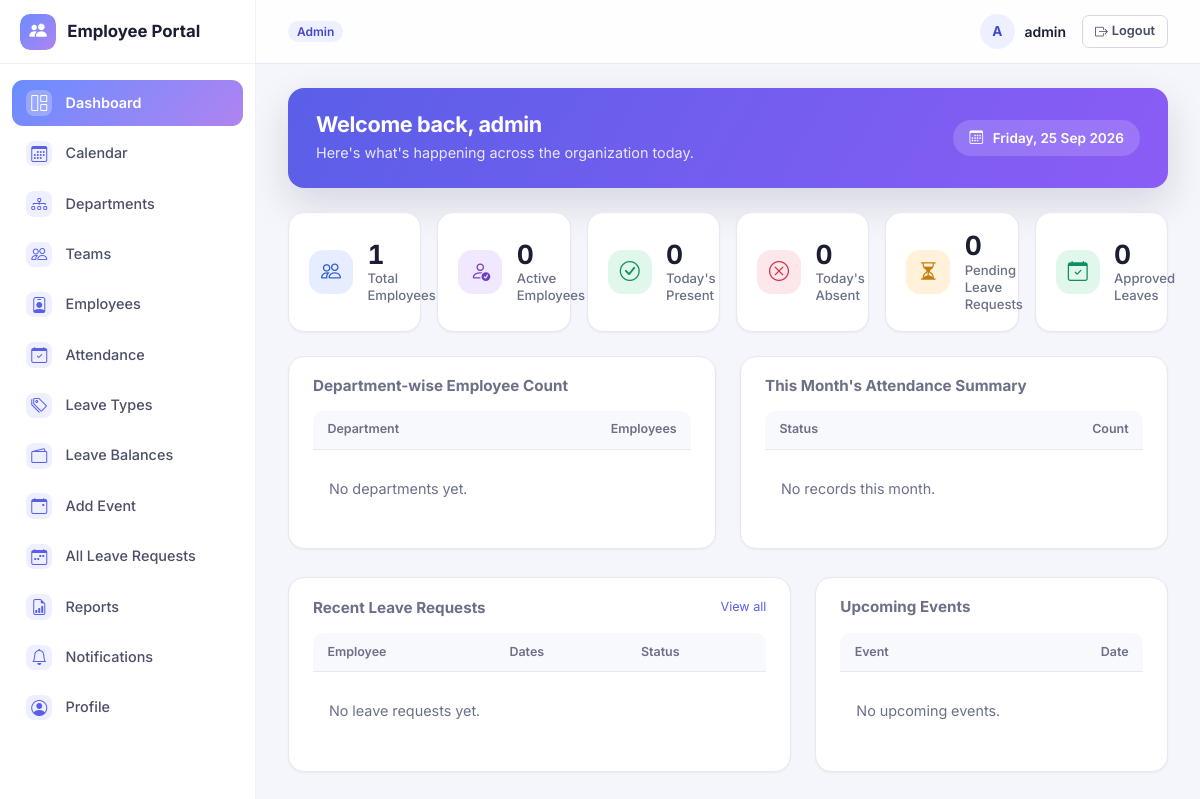
Before: /dashboard/admin-hr/ (signed in) with the older database file.
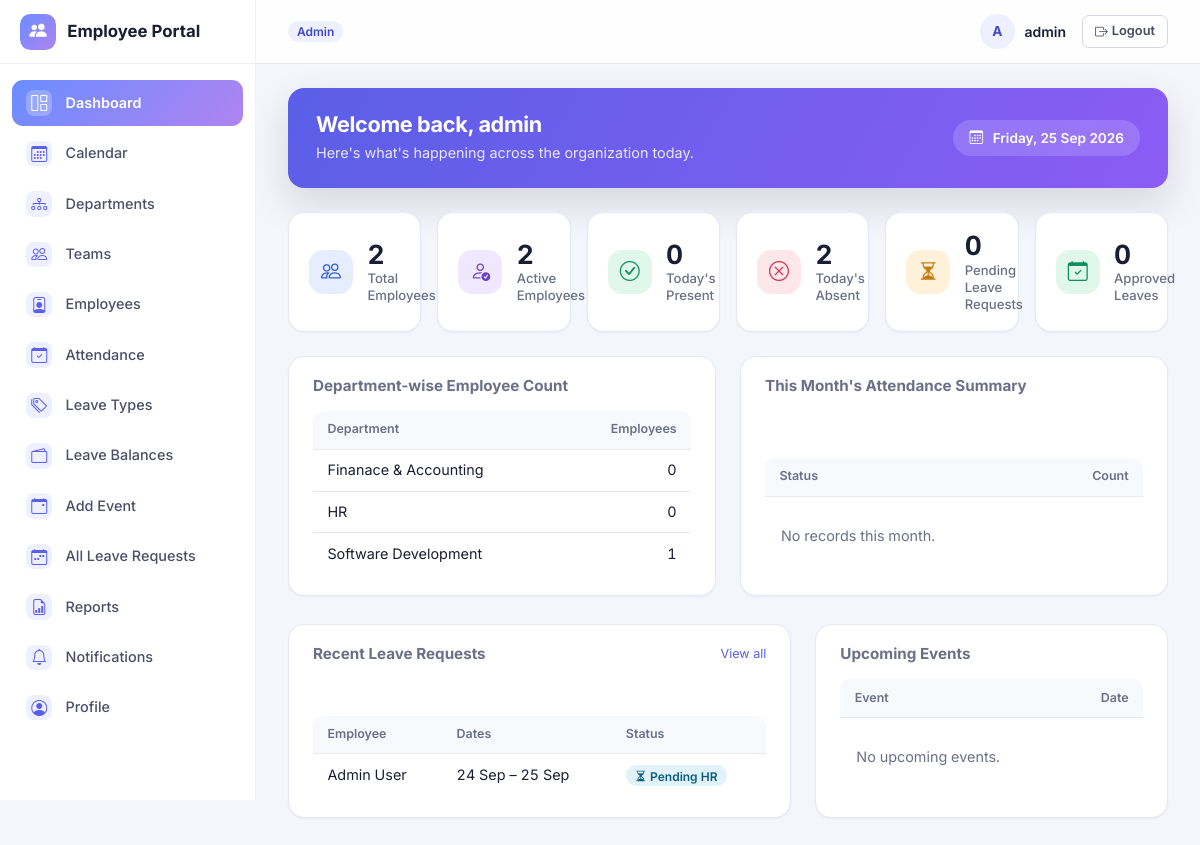
After: the same page with the newer database file.
### employeeApp/models/organization.py (models this page shows, shortened)
class Department(models.Model):
    name = models.CharField(max_length=100, unique=True)
    description = models.TextField(blank=True)
    is_active = models.BooleanField(default=True)
    created_at = models.DateTimeField(auto_now_add=True)
    class Meta:
        ordering = ['name']
    def employee_count(self):
        return sum(team.employees.filter(employment_status='ACTIVE').count() for team in self.teams.all())

### employeeApp/models/leave.py (models this page shows, shortened)
class LeaveRequest(models.Model):
    class Status(models.TextChoices):
        PENDING = 'PENDING', 'Pending Team Lead'
        PENDING_HR = 'PENDING_HR', 'Pending HR'
        APPROVED = 'APPROVED', 'Approved'
        REJECTED = 'REJECTED', 'Rejected'
        CANCELLED = 'CANCELLED', 'Cancelled'
    employee = models.ForeignKey(Employee, on_delete=models.CASCADE, related_name='leave_requests')
    leave_type = models.ForeignKey(LeaveType, on_delete=models.CASCADE, related_name='requests')
    from_date = models.DateField()
    to_date = models.DateField()
    is_half_day = models.BooleanField(default=False)
    number_of_days = models.DecimalField(max_digits=5, decimal_places=1, editable=False, default=0)
    lop_days = models.DecimalField(
        max_digits=5, decimal_places=1, editable=False, default=0,
        help_text="Portion of number_of_days that exceeds the available balance and is treated as Loss of Pay."
    )
    handover_employee = models.ForeignKey(
        Employee, on_delete=models.SET_NULL, null=True, blank=True, related_name='handovers'
    )
    reason = models.TextField()
    status = models.CharField(max_length=10, choices=Status.choices, default=Status.PENDING)
    team_lead_remarks = models.TextField(blank=True)
    decided_by = models.ForeignKey(
        settings.AUTH_USER_MODEL, on_delete=models.SET_NULL, null=True, blank=True, related_name='leave_decisions'
    )
    decided_at = models.DateTimeField(null=True, blank=True)
    hr_remarks = models.TextField(blank=True)
    hr_decided_by = models.ForeignKey(
        settings.AUTH_USER_MODEL, on_delete=models.SET_NULL, null=True, blank=True, related_name='leave_hr_decisions'
    )
    hr_decided_at = models.DateTimeField(null=True, blank=True)
    created_at = models.DateTimeField(auto_now_add=True)
    class Meta:
        ordering = ['-created_at']

### employeeApp/models/employees.py (models this page shows, shortened)
class Employee(models.Model):
    class EmploymentStatus(models.TextChoices):
        ACTIVE='ACTIVE','Active'
        INACTIVE='INACTIVE','Inactive'
    user=models.OneToOneField(settings.AUTH_USER_MODEL, on_delete=models.CASCADE, related_name='employee_profile')
    employee_id=models.CharField(max_length=20, unique=True)
    full_name=models.CharField(max_length=150)
    email=models.EmailField(unique=True)
    phone=models.CharField(max_length=20, blank=True)
    date_of_joining=models.DateField()
    designation=models.CharField(max_length=100)
    team=models.ForeignKey(Team, on_delete=models.SET_NULL,null=True,blank=True,related_name='employees')
    reporting_team_lead=models.ForeignKey(
        settings.AUTH_USER_MODEL,on_delete=models.SET_NULL, null=True, blank=True,
        related_name='direct_reports', limit_choices_to={'role': 'TEAM_LEAD'}
    )
    employment_status=models.CharField(max_length=10,choices=EmploymentStatus.choices,default=EmploymentStatus.ACTIVE)
    created_at=models.DateTimeField(auto_now_add=True)
    class Meta:
        ordering=['full_name']

### employeeApp/views/dashboard.py (the view)
# urls.py: path('dashboard/admin-hr/',views.admin_hr_dashboard,name='admin_hr_dashboard'),
@admin_hr_required
def admin_hr_dashboard(request):
    today = timezone.localdate()
    total_employees = Employee.objects.count()
    active_employees = Employee.objects.filter(employment_status='ACTIVE').count()
    todays_present = Attendance.objects.filter(date=today, status__in=['PRESENT', 'LATE']).count()
    todays_absent = active_employees - todays_present
    pending_leaves = LeaveRequest.objects.filter(status='PENDING').count()
    approved_leaves = LeaveRequest.objects.filter(status='APPROVED').count()
    dept_counts = [(d.name, d.employee_count()) for d in Department.objects.filter(is_active=True)]
    monthly_summary = Attendance.objects.filter(date__year=today.year, date__month=today.month) \
        .values('status').order_by('status')
    status_counts = {}
    for row in monthly_summary:
        status_counts[row['status']] = status_counts.get(row['status'], 0) + 1
    recent_leave_requests = LeaveRequest.objects.select_related('employee', 'leave_type') \
        .order_by('-created_at')[:5]
    upcoming_events = CalendarEvent.objects.filter(start_date__gte=today).order_by('start_date')[:5]
    return render(request, 'employeeApp/admin_hr_dashboard.html', {
        'total_employees': total_employees,
        'active_employees': active_employees,
        'todays_present': todays_present,
        'todays_absent': todays_absent,
        'pending_leaves': pending_leaves,
        'approved_leaves': approved_leaves,
        'dept_counts': dept_counts,
        'status_counts': status_counts,
        'recent_leave_requests': recent_leave_requests,
        'upcoming_events': upcoming_events,
    })

### accounts/models.py (called while the page is built)
    def is_team_lead(self):
        return self.role == self.Role.TEAM_LEAD

    def can_manage_employees(self):
        return self.role in (self.Role.ADMIN, self.Role.HR)

### employeeApp/context_processors.py (called while the page is built)
def unread_notifications(request):
    if request.user.is_authenticated:
        qs = Notification.objects.filter(user=request.user, is_read=False)
        return {
            'unread_notification_count': qs.count(),
            'recent_notifications': qs[:5],
        }
    return {'unread_notification_count': 0, 'recent_notifications': []}

### employeeApp/templates/employeeApp/admin_hr_dashboard.html (shortened to what the changed rows need)
{% extends "base.html" %}
{% block content %}
<div class="dash-hero">
    <div>
        <h1>Welcome back, {{ user.get_full_name|default:user.username }}</h1>
    </div>
</div>
<div class="row g-3 mb-4">
    <div class="col-6 col-md-4 col-xl-2">
        <div class="stat-card stat-tile">
            <div><div class="stat-value">{{ total_employees }}</div><div class="stat-label">Total Employees</div></div>
        </div>
    </div>
    <div class="col-6 col-md-4 col-xl-2">
        <div class="stat-card stat-tile">
            <div><div class="stat-value">{{ active_employees }}</div><div class="stat-label">Active Employees</div></div>
        </div>
    </div>
    <div class="col-6 col-md-4 col-xl-2">
        <div class="stat-card stat-tile">
            <div><div class="stat-value">{{ todays_absent }}</div><div class="stat-label">Today's Absent</div></div>
        </div>
    </div>
</div>
<div class="row g-4">
    <div class="col-md-6">
        <div class="table-card">
            <table class="table table-sm">
                <thead><tr><th>Department</th><th class="text-end">Employees</th></tr></thead>
                <tbody>
                {% for name, count in dept_counts %}
                    <tr><td>{{ name }}</td><td class="text-end">{{ count }}</td></tr>
                {% empty %}
                    <tr><td colspan="2" class="text-muted">No departments yet.</td></tr>
                {% endfor %}
                </tbody>
            </table>
        </div>
    </div>
    <div class="col-md-6">
        <div class="table-card">
            <table class="table table-sm">
                <thead><tr><th>Status</th><th class="text-end">Count</th></tr></thead>
            </table>
        </div>
    </div>
</div>
<div class="row g-4 mt-1 align-items-stretch">
    <div class="col-md-7">
        <div class="table-card h-100">
            <table class="table table-sm align-middle">
                <thead><tr><th>Employee</th><th>Dates</th><th>Status</th></tr></thead>
                <tbody>
                {% for r in recent_leave_requests %}
                    <tr>
                        <td>{{ r.employee.full_name }}</td>
                        <td class="text-nowrap">{{ r.from_date|date:"d M" }} – {{ r.to_date|date:"d M" }}</td>
                        <td>{% include "employeeApp/_leave_status_badge.html" %}</td>
                    </tr>
                {% empty %}
                    <tr><td colspan="3" class="text-muted">No leave requests yet.</td></tr>
                {% endfor %}
                </tbody>
            </table>
        </div>
    </div>
    <div class="col-md-5">
        <div class="table-card h-100">
            <table class="table table-sm">
                <thead><tr><th>Event</th><th class="text-end">Date</th></tr></thead>
            </table>
        </div>
    </div>
</div>
{% endblock %}

### employeeApp/templates/employeeApp/_leave_status_badge.html
{% if r.status == "APPROVED" %}<span class="badge bg-success"><i class="bi bi-check-circle"></i> Approved</span>
{% elif r.status == "REJECTED" %}<span class="badge bg-danger"><i class="bi bi-x-circle"></i> Rejected</span>
{% elif r.status == "CANCELLED" %}<span class="badge bg-secondary"><i class="bi bi-slash-circle"></i> Cancelled</span>
{% elif r.status == "PENDING_HR" %}<span class="badge bg-info"><i class="bi bi-hourglass-split"></i> Pending HR</span>
{% else %}<span class="badge bg-warning text-dark"><i class="bi bi-hourglass-split"></i> Pending Team Lead</span>{% endif %}

Changed rows visible on the page:
added Department: dept_counts "Finanace & Accounting"
added Department: dept_counts "HR"
added Department: dept_counts "Software Development"
added LeaveRequest: employee.full_name "Admin User", from_date "24 Sep", to_date "25 Sep", status "PENDING_HR" (drawn)
Other visible differences:
{{ total_employees }}: "1" → "2"
{{ active_employees }}: "0" → "2"
{{ todays_absent }}: "0" → "2"
new list line: "0"
new list line: "1"
text no longer shown: "No departments yet. No leave requests yet."
